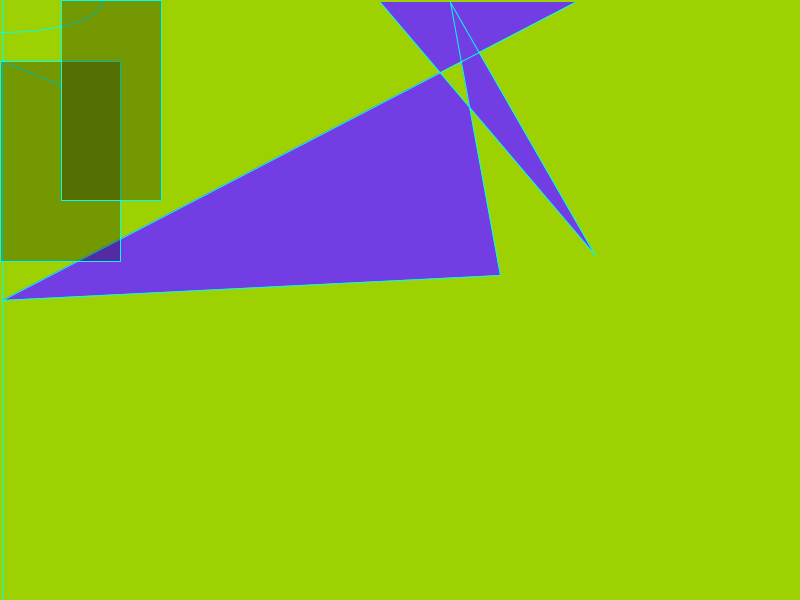
Frame 1 (no input)
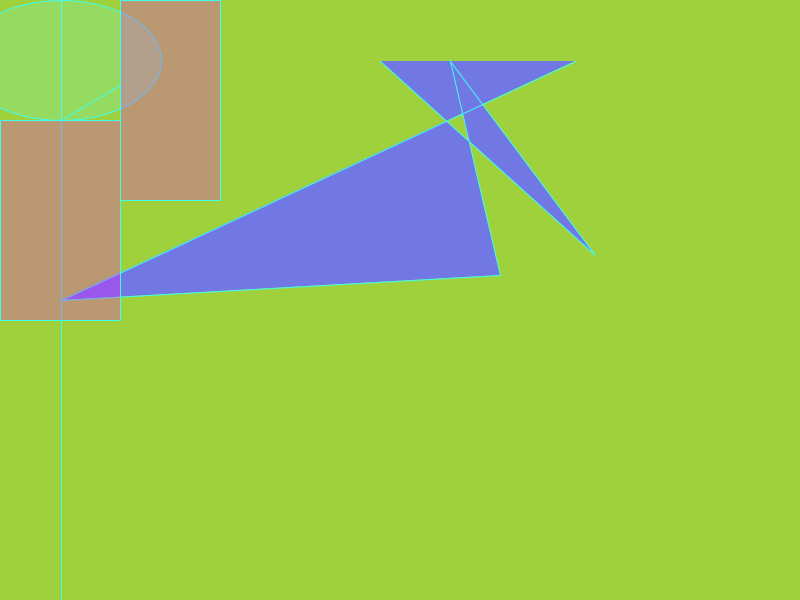
Frame 60 (the mouse pressed at the canvas centre just before this capture)
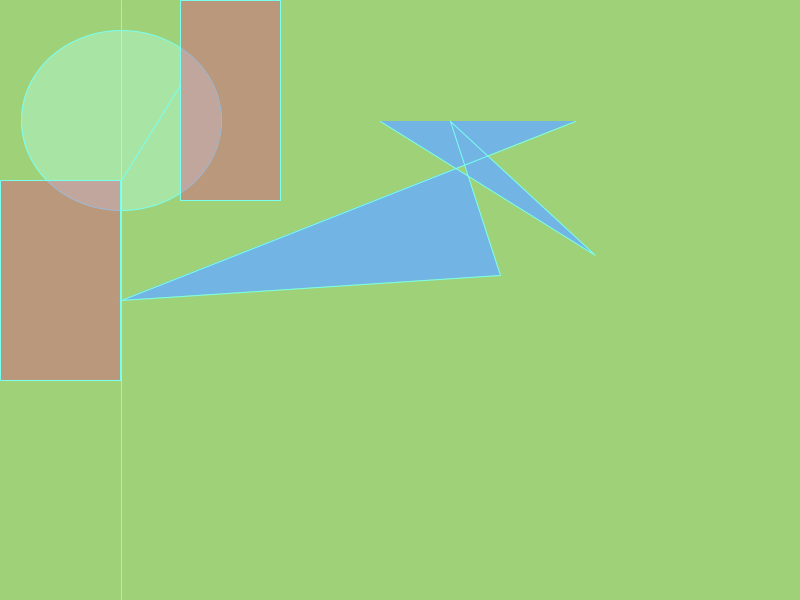
Frame 120 (the mouse held since frame 60 and released just before this capture)

The Processing sketch that drew these frames (run headless with seeded random() and noise(); from frame 60 on, the mouse is pressed at the canvas centre):

// Processing sketch: processing_71342
// ── processing_71342.pde

//Amy's homework #3

float myInt;   //declare variable
int postIt;
int postIt1; //declare variable
int myBl;  //declare variable
float c1;
float c2;
float c1dir = 10;
float c2dir= 15;


void setup(){
  size(800,600);
  smooth();
  myInt = 0;
  myInt=myInt+.50;
  postIt = 0;
  postIt=postIt+1;
  myBl = 50;
  myBl=myBl+10;
  
}

void draw(){
  background(158,209,postIt);
  postIt++;
  myBl++;
  myInt++;
  stroke(myInt,255,240);
  fill(postIt,postIt,58,50);
  line(postIt,0,postIt,600);
  noFill();
  fill(myBl,250,215,postIt);
  ellipse(postIt,myInt,200,myBl);
  if(myBl > 250)
  myBl = 50; 
  if(postIt > 800)
  postIt = 0;
  if(myInt > 800)
  myInt = 0;
  noFill();
  fill(114,myBl,227);
  beginShape();
  vertex(575,postIt);
  vertex(postIt,300);
  vertex(500,275);
  vertex(450,postIt);
  vertex(595,255);
  vertex(380,postIt);
  endShape();
  fill(222,213,237);
  line(myBl,85,postIt,myBl);
  noFill();
  fill(c1,0,c2,70);
  rect(0,myBl,120,200);
  rect(myBl,0,100,200);
  c1 = c1 + c1dir;
  c2 = c2 + c2dir;
  if (c1 < 0 || c1 > 800){
    c1dir *= -1;
  }
  if (c2 < 0 || c2 > 800){
    c2dir *= -1;
  rect(300,150,myBl,myBl);
  }
  
  


  
  
}
